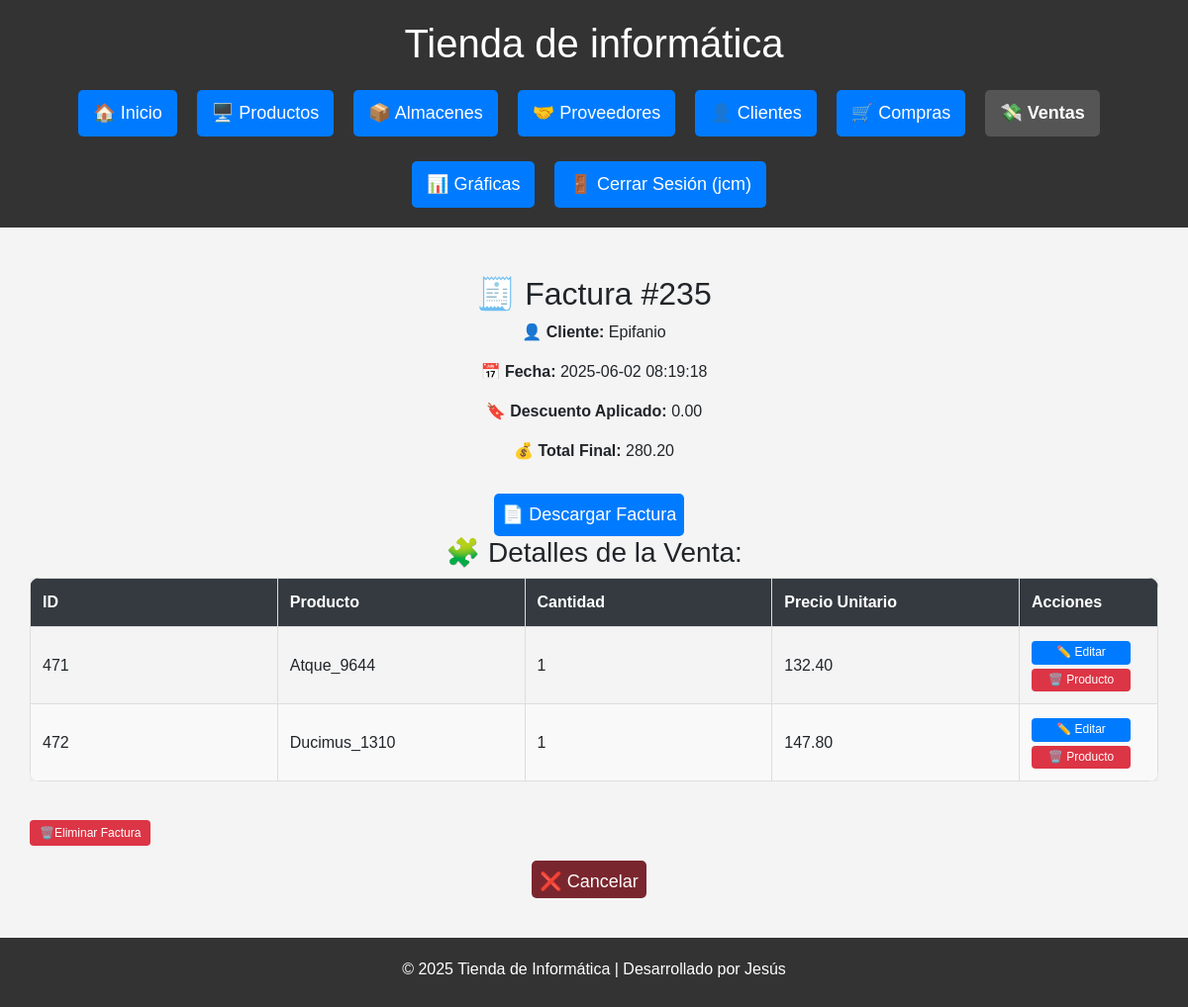
The page /venta_detalle/235 (signed in) on the database its author committed.
### db.py (models this page shows)
class Venta(Base):
    __tablename__ = "Venta"
    id = Column(Integer, primary_key=True)
    cliente_id = Column(Integer, ForeignKey("Cliente.id"), nullable=False)
    ubicacion_id = Column(Integer, ForeignKey("Ubicacion.id"))  # NUEVO
    fecha = Column(DateTime, default=func.now())
    total = Column(Numeric(10, 2), nullable=False)
    descuento = Column(Numeric(10, 2), default=Decimal('0.00'))
    total_final = Column(Numeric(10, 2), nullable=False)
    pagado = Column(Boolean, default=False)
    cliente = relationship("Cliente", back_populates="ventas")
    detalles = relationship("DetalleVenta", back_populates="venta")
    ubicacion = relationship("Ubicacion")  # NUEVO

class Cliente(Base):
    __tablename__ = "Cliente"
    id = Column(Integer, primary_key=True)
    nombre = Column(String(150), unique=True, nullable=False)
    contacto = Column(String(150))
    telefono = Column(String(20))
    email = Column(String(150), unique=True)
    dni = Column(String(20), unique=True, nullable=False)
    direccion = Column(String(200))
    ventas = relationship("Venta", back_populates="cliente")

class DetalleVenta(Base):
    __tablename__ = "DetalleVenta"
    id = Column(Integer, primary_key=True)
    venta_id = Column(Integer, ForeignKey("Venta.id"), nullable=False)
    producto_id = Column(Integer, ForeignKey("Producto.id"), nullable=False)
    cantidad = Column(Integer, nullable=False)
    precio_unitario = Column(Numeric(10, 2), nullable=False)
    subtotal = Column(Numeric(10, 2), nullable=False)
    venta = relationship("Venta", back_populates="detalles")
    producto = relationship("Producto", back_populates="ventas")

class Producto(Base):
    __tablename__ = "Producto"
    id = Column(Integer, primary_key=True)
    nombre = Column(String(150), unique=True, nullable=False)
    descripcion = Column(Text)
    categoria_id = Column(Integer, ForeignKey('Categoria.id'), nullable=True)
    precio = Column(Numeric(10, 2), nullable=False)
    stock = Column(Integer, default=0)
    cantidad_total = Column(Integer, default=30)
    fecha_creacion = Column(DateTime, default=func.now())
    categoria = relationship('Categoria', backref=backref('productos', lazy=True))
    ventas = relationship("DetalleVenta", back_populates="producto")

### routes/ventas.py (the view)
@ventas_bp.route("/venta_detalle/<int:venta_id>")
@login_required
def ver_detalle_venta(venta_id):
    venta = sesion.query(Venta).get(venta_id)
    if not venta:
        return "Venta no encontrada", 404
    detalles = sesion.query(DetalleVenta).filter(DetalleVenta.venta_id == venta.id).all()
    productos = []
    for detalle in detalles:
        producto = sesion.query(Producto).get(detalle.producto_id)
        productos.append({
            "id": detalle.id,
            "nombre": producto.nombre,
            "cantidad": detalle.cantidad,
            "precio": detalle.precio_unitario  # Usamos el precio_unitario del detalle
        })
    return render_template("ventas/detalle_venta.html",
                           venta=venta,
                           productos=productos,
                           descuento=venta.descuento,
                           total_final=venta.total_final)

### db.py (called while the page is built)
def login_required(f):
    @wraps(f)
    def decorated_function(*args, **kwargs):
        if 'usuario' not in session:
            flash('Por favor, inicie sesión para acceder a esta página.', 'error')
            return redirect(url_for('login'))
        return f(*args, **kwargs)
    return decorated_function

### templates/ventas/detalle_venta.html
{% extends 'base.html' %}
{% block content %}
<div class="container mt-4">
    <h2>🧾 Factura #{{ venta.id }}</h2>
    <p><strong>👤 Cliente:</strong> {{ venta.cliente.nombre }}</p>
    <p><strong>📅 Fecha:</strong> {{ venta.fecha }}</p>
    <p><strong>🔖 Descuento Aplicado:</strong> {{ descuento }}</p>
    <p><strong>💰 Total Final:</strong> {{ total_final }}</p>
    <a href="{{ url_for('ventas.descargar_factura', id=venta.id) }}" class="btn btn-download">📄 Descargar Factura</a>
    <h3>🧩 Detalles de la Venta:</h3>
    <div class="tabla-responive">
        <table class="tabla-estilizada">
            <thead>
                <tr>
                    <th>ID</th>
                    <th>Producto</th>
                    <th>Cantidad</th>
                    <th>Precio Unitario</th>
                    <th class="col-acciones">Acciones</th>
                </tr>
            </thead>
            <tbody>
                {% for producto in productos %}
                <tr>
                    <td>{{ producto.id }}</td>
                    <td>{{ producto.nombre }}</td>
                    <td>{{ producto.cantidad }}</td>
                    <td>{{ producto.precio }}</td>
                    <td>
                        <a href="{{ url_for('ventas.editar_producto', detalle_id=producto.id) }}" class="btn-edit">✏️ Editar</a>
                        <form action="{{ url_for('ventas.eliminar_producto', detalle_id=producto.id) }}" method="POST" class="form-delete">
                            <button type="submit" class="btn-delete" onclick="return confirm('¿Eliminar este producto de la venta?')">🗑️ Producto</button>
                        </form>
                    </td>
                </tr>
                {% endfor %}
            </tbody>
        </table>
    </div>
    <form action="{{ url_for('ventas.eliminar_venta', venta_id=venta.id) }}" method="POST" class="form-delete mt-4">
        <button type="submit" onclick="return confirm('¿Estás seguro de eliminar toda la venta?')">🗑️Eliminar Factura</button>
    </form>
    <a href="{{ url_for('ventas.ventas') }}" class="btn btn-cancel">❌ Cancelar</a>
</div>
{% endblock %}

### static/estilos.css (style rules this page uses)
html, body { height: 100%; margin: 0; padding: 0; font-family: Arial, sans-serif; background-color: #f4f4f4; text-align: center; }
body { overflow-x: hidden; }
.container, main { width: 100%; padding: 0; margin: 0 auto; }
form { width: 50%; margin: 20px auto; background: white; padding: 20px 30px; border-radius: 10px; box-shadow: 0 0 10px rgba(0,0,0,0.1); text-align: left; }
button, .btn { background: #007BFF; color: white; padding: 8px; border: none; margin-top: 15px; cursor: pointer; font-size: 18px; border-radius: 5px; transition: 0.3s; text-decoration: none; display: inline-block; margin-right: 10px; }
.btn-cancel { background-color: #7a262e; height: 38px; }
.btn-edit { display: inline-block; max-width: 100px; background-color: #007BFF; color: white; padding: 4px 8px; font-size: 0.75rem; border: none; border-radius: 4px; cursor: pointer; transition: all 0.2s; text-decoration: none; white-space: nowrap; line-height: 1.3; margin: 0; box-shadow: none; width: 100% ; text-align: center; box-sizing: border-box; }
.form-delete button { background-color: #dc3545; color: white; padding: 4px 10px; font-size: 0.75rem; border: none; border-radius: 4px; cursor: pointer; transition: background-color 0.3s; }
.form-delete { display: block; margin: 0; padding: 0; border: none; background: transparent; box-shadow: none; width: 100%; }
.btn-delete { background-color: #dc3545; color: white; padding: 4px 8px; font-size: 0.75rem; border: none; border-radius: 4px; cursor: pointer; transition: all 0.2s; white-space: nowrap; line-height: 1.3; margin: 0; box-shadow: none; width: 100%; text-align: center; box-sizing: border-box; margin-top: 4px; max-width: 100px; }
.form-delete, .form-delete button, .form-delete button:focus, .form-delete button:active { outline: none; box-shadow: none; border: none; }
.tabla-estilizada { width: 100%; border-collapse: collapse; border-radius: 10px; overflow: hidden; box-shadow: 0 0 10px rgba(0,0,0,0.1); table-layout: fixed; }
.tabla-estilizada thead { background-color: #343a40; color: white; font-weight: bold; }
.tabla-estilizada th, .tabla-estilizada td { padding: 12px; border: 1px solid #ddd; text-align: left; max-width: 200px; word-wrap: break-word; white-space: normal; }
.tabla-estilizada tr:nth-child(even) { background-color: #f9f9f9; }
.tabla-responive { width: 100%; overflow-x: auto; -webkit-overflow-scrolling: touch; box-sizing: border-box; padding: 0 10x; }
.col-acciones { max-width: 140px; width: 140px; text-align: center; }

### rows shown on the page
Venta: id "235", fecha "2025-06-02 08:19:18", descuento "0.00", total_final "280.20"
Cliente: cliente.nombre "Epifanio"
DetalleVenta: id "471", precio "132.40"
Producto: nombre "Atque_9644"
DetalleVenta: id "472", precio "147.80"
Producto: nombre "Ducimus_1310"

### other values the page prints
{{ session['usuario'] }} "jcm"
{{ producto.cantidad }} "1" "1"
